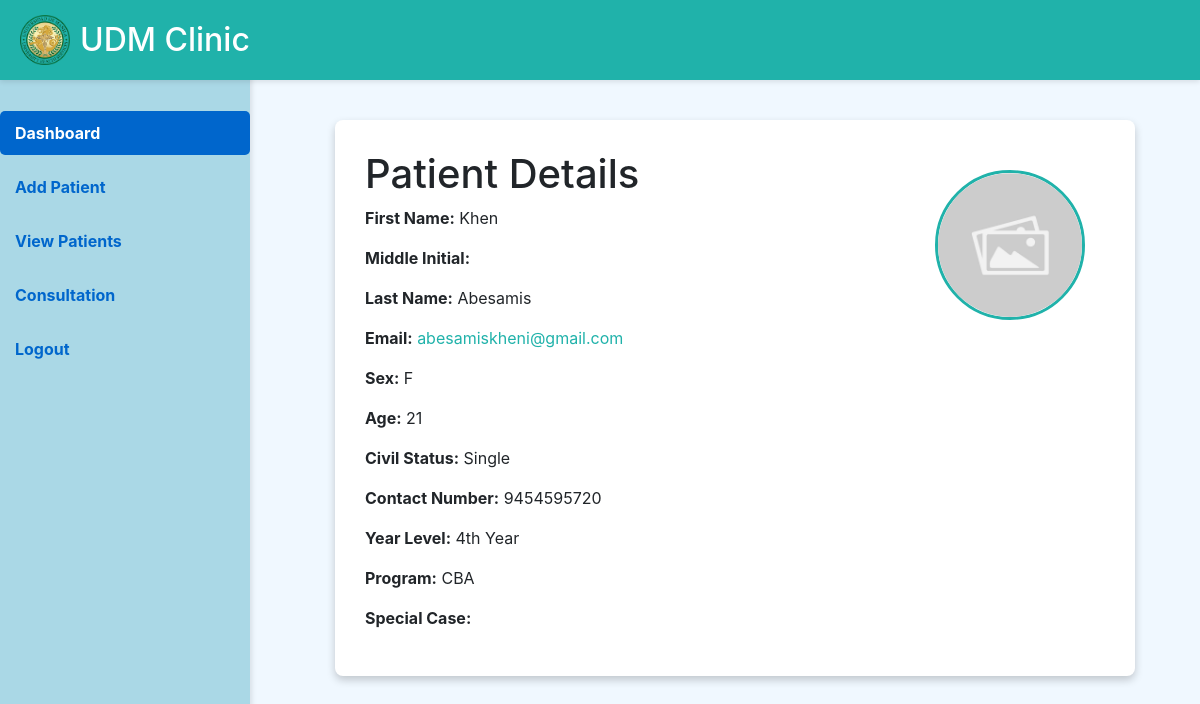
Page /view_details.php?id=21-14-001 on the committed database.
### tables this page shows
CREATE TABLE `patients` (
  `PatientID` int(11) NOT NULL,
  `FirstName` varchar(50) NOT NULL,
  `LastName` varchar(50) NOT NULL,
  `MiddleInitial` varchar(10) NOT NULL,
  `Sex` char(1) DEFAULT NULL CHECK (`Sex` in ('M','F')),
  `DOB` date NOT NULL,
  `Address` varchar(255) DEFAULT NULL,
  `ContactNumber` varchar(15) DEFAULT NULL,
  `CreatedAt` datetime DEFAULT current_timestamp(),
  `UpdatedAt` datetime DEFAULT current_timestamp() ON UPDATE current_timestamp(),
  `age` int(11) NOT NULL,
  `civil_status` varchar(20) NOT NULL,
  `emergency_number` varchar(15) NOT NULL,
  `guardian` varchar(50) NOT NULL,
  `height` varchar(10) NOT NULL,
  `weight` varchar(10) NOT NULL,
  `yearLevel` varchar(20) NOT NULL,
  `specialCases` varchar(20) NOT NULL,
  `Program` varchar(20) NOT NULL,
  `Student_Num` varchar(20) NOT NULL,
  `email` varchar(50) NOT NULL,
  `patient_pic` varchar(255) NOT NULL
);

### view_details.php (the view, shortened to what this page needs)
<!DOCTYPE html>
<html lang="en">
<head>
</head>
<body>
    <?php include 'sidebar.php'; ?>
    <div class="header">
        <img src="images/UDMCLINIC_LOGO.png" alt="Logo" class="logo">
        <h1>UDM Clinic</h1>
    </div>
    <div class="content">
        <div class="details-container">
            <?php
            $servername = "localhost";
            $username = "root";
            $password = "";
            $database = "clinic_data";
            $connection = new mysqli($servername, $username, $password, $database);
            if (isset($_GET['id']) && !empty($_GET['id'])) {
                $patientID = $connection->real_escape_string($_GET['id']);
                $query = "SELECT FirstName, MiddleInitial, LastName, email, Sex, Age, civil_status, ContactNumber, yearLevel, Program, specialCases
                          FROM patients
                          WHERE Student_Num = '$patientID'";
                $result = $connection->query($query);
                $imgPath = "images/default_avatar.jpg";
                if ($result->num_rows > 0) {
                    $row = $result->fetch_assoc();
                    echo "<h1>Patient Details</h1>";
                    echo "<p><strong>First Name:</strong> " . htmlspecialchars($row['FirstName']) . "</p>";
                    echo "<p><strong>Middle Initial:</strong> " . htmlspecialchars($row['MiddleInitial']) . "</p>";
                    echo "<p><strong>Last Name:</strong> " . htmlspecialchars($row['LastName']) . "</p>";
                    echo "<p><strong>Email:</strong> <a href='email_module/index.html?email=" . urlencode($row['email']) . "' style='color: #20B2AA; text-decoration: none;'>" . htmlspecialchars($row['email']) . "</a></p>";
                    echo "<p><strong>Sex:</strong> " . htmlspecialchars($row['Sex']) . "</p>";
                    echo "<p><strong>Age:</strong> " . htmlspecialchars($row['Age']) . "</p>";
                    echo "<p><strong>Civil Status:</strong> " . htmlspecialchars($row['civil_status']) . "</p>";
                    echo "<p><strong>Contact Number:</strong> " . htmlspecialchars($row['ContactNumber']) . "</p>";
                    echo "<p><strong>Year Level:</strong> " . htmlspecialchars($row['yearLevel']) . "</p>";
                    echo "<p><strong>Program:</strong> " . htmlspecialchars($row['Program']) . "</p>";
                    echo "<p><strong>Special Case:</strong> " . htmlspecialchars($row['specialCases']) . "</p>";
                } else {
                    echo "<p>No details found for the given Patient ID.</p>";
                }
            } else {
                echo "<p>No Patient ID provided.</p>";
            }
            ?>
            <div class="picture-holder" onclick="document.getElementById('imageInput').click();">
                <img src="<?php echo $imgPath; ?>" alt="Patient Photo">
            </div>
        </div>
    </div>
</body>
</html>

### view_details.php (style rules this page uses)
body { margin: 0; font-family: Arial, sans-serif; background-color: #f5f5f5; }
.header { position: fixed; top: 0; left: 0; width: 100%; height: 80px; background-color: #20B2AA; color: white; display: flex; align-items: center; padding: 0 20px; z-index: 1000; box-shadow: 0 2px 5px rgba(0, 0, 0, 0.1); }
.header .logo { width: 50px; height: auto; margin-right: 10px; }
.header h1 { margin: 0; font-size: 32px; }
.content { margin-top: 100px; padding: 20px; display: flex; justify-content: center; }
.details-container { background-color: #ffffff; padding: 30px; border-radius: 8px; box-shadow: 0 4px 8px rgba(0, 0, 0, 0.2); width: 800px; position: relative; }
.picture-holder { position: absolute; top: 50px; right: 50px; width: 150px; height: 150px; border-radius: 50%; border: 3px solid #20B2AA; overflow: hidden; cursor: pointer; }
.picture-holder img { width: 100%; height: 100%; object-fit: cover; }

### sidebar.php (style rules this page uses)
body { background-color: #f0f8ff; }
.content { margin-left: 270px; padding: 20px; }

### rows in the picture
patients: FirstName "Khen", LastName "Abesamis", email "abesamiskheni@gmail.com", Sex "F", age "21", civil_status "Single", ContactNumber "9454595720", yearLevel "4th Year", Program "CBA"
